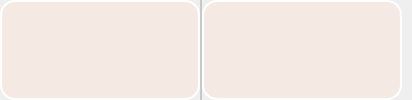
                 <widget class="QFrame" name="Result_QF">
                  <property name="styleSheet">
                   <string notr="true"/>
                  </property>
                  <!-- <property name="frameShape">
                   <enum>QFrame::StyledPanel</enum>
                  </property> -->
                  <property name="frameShadow">
                   <enum>QFrame::Raised</enum>
                  </property>
                  <layout class="QVBoxLayout" name="verticalLayout_16">
                   <property name="spacing">
                    <number>0</number>
                   </property>
                   <property name="leftMargin">
                    <number>0</number>
                   </property>
                   <property name="topMargin">
                    <number>0</number>
                   </property>
                   <property name="rightMargin">
                   <number>10</number>
                   </property>
                   <property name="bottomMargin">
                    <number>0</number>
                   </property>
                   <item>
                    <widget class="QSplitter" name="splitter">
                     <property name="styleSheet">
                     <string notr="true">#splitter::handle{background: 1px solid  rgb(200, 200, 200);}</string>
                     </property>
                     <property name="orientation">
                      <enum>Qt::Horizontal</enum>
                     </property>
                     <property name="handleWidth">
                      <number>2</number>
                     </property>
                     <widget class="QLabel" name="pre_video">
                      <property name="minimumSize">
                       <size>
                        <width>200</width>
                        <height>100</height>
                       </size>
                      </property>
                      <property name="styleSheet">
                      <string notr="true">background-color: rgba(250, 227, 217, 0.5);
border:2px solid rgb(255, 255, 255);
border-radius:15px</string>
                      </property>
                      <property name="text">
                       <string/>
                      </property>
                      <property name="alignment">
                       <set>Qt::AlignCenter</set>
                      </property>
                     </widget>
                     <widget class="QLabel" name="res_video">
                      <property name="minimumSize">
                       <size>
                        <width>200</width>
                        <height>100</height>
                       </size>
                      </property>
                      <property name="styleSheet">
                      <string notr="true">background-color: rgba(250, 227, 217, 0.5);
border:2px solid rgb(255, 255, 255);
border-radius:15px</string>
                      </property>
                      <property name="text">
                       <string/>
                      </property>
                      <property name="alignment">
                       <set>Qt::AlignCenter</set>
                      </property>
                     </widget>
                    </widget>
                   </item>
                  </layout>
                 </widget>
